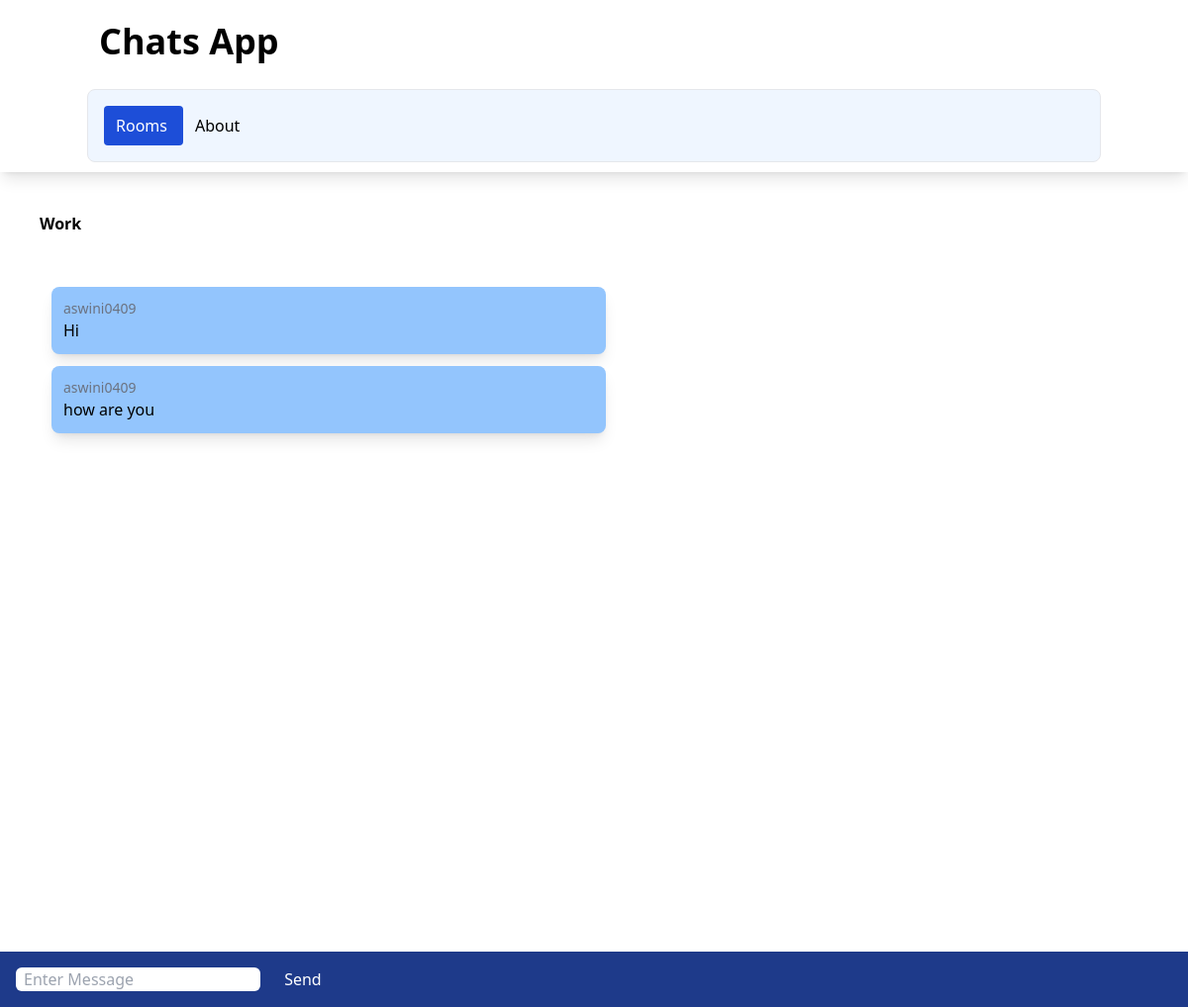
The page /rooms/work/ on the database as committed earlier.
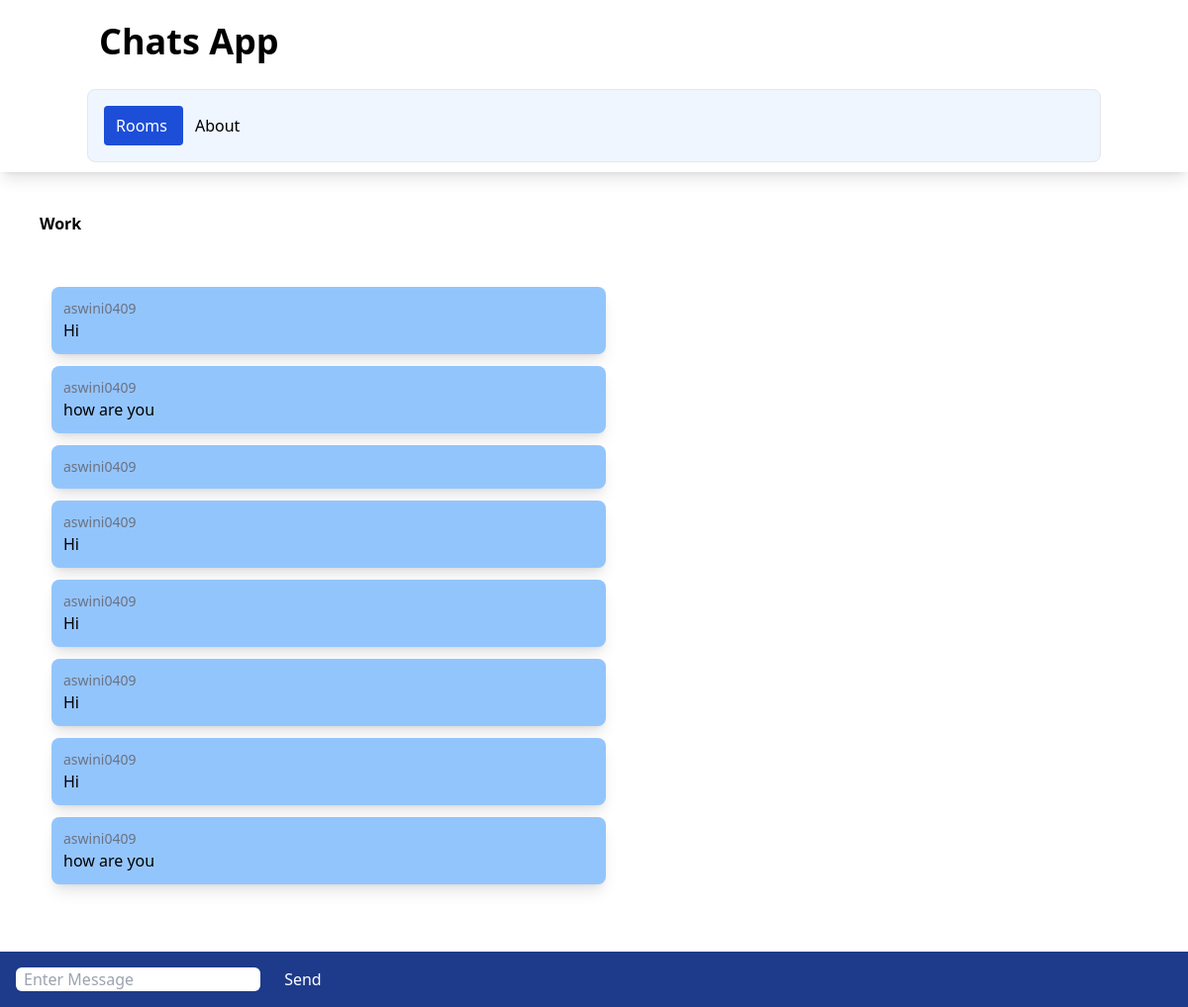
The same page on the database as committed later.
### chatapp/models.py (models this page shows)
class ChatRoom(models.Model):
    name = models.CharField(max_length=100)
    slug = models.SlugField(unique=True)

class ChatMessage(models.Model):
    user = models.ForeignKey(User , on_delete=models.CASCADE)
    room = models.ForeignKey(ChatRoom ,on_delete=models.CASCADE)
    message_content = models.TextField()
    data = models.DateTimeField(auto_now=True)
    class Meta:
        ordering = ('data',)

### chatapp/views.py (the view)
# urls.py: path('<slug:slug>/',views.chatroom,name='chatroom'),
def chatroom(request,slug):
    chatroom = ChatRoom.objects.get(slug=slug)
    messages = ChatMessage.objects.filter(room=chatroom)[0:30]
    return render(request,'chatapp/room.html',{'chatroom':chatroom,'messages':messages})

### chatapp/templates/chatapp/room.html (shortened to what this page needs)
{% extends 'chatapp/base.html' %}
{% block body %}
<div class="m-10 font-bold">
{{ chatroom.name }}
</div>
<div class="message-container m-10 overflow-auto h-[700px]" id="message-container">
<div id="chatmessages">
    {% for message in messages %}
    <div class="message shadow-lg p-3 m-3 rounded-lg w-1/2 bg-blue-300">
        <div class="text-sm text-gray-500">
            {{ message.user.username }}
        </div>
            {{ message.message_content }}
    </div>
    {% endfor %}
</div>
</div>
<div class="form-container fixed inset-x-0 bottom-0 bg-blue-900 p-4">
<form method="post">
    <input class="rounded-md px-2"  id="message-input" type="text" name="message" placeholder="Enter Message">
    <button class="text-white ml-5" id="send-button" type="submit">Send</button>
</form>
</div>
{% endblock %}

### chatapp/templates/chatapp/base.html (shortened to what this page needs)
<!DOCTYPE html>
<html lang="en">
<head>
    <script src="https://cdn.tailwindcss.com"></script>
</head>
<body>
    <nav class="shadow-lg px-3 py-2.5">
        <div class="container flex flex-wrap justify-between mx-auto">
            <a class="flex items-center" href="">
                <span class="self-center text-4xl font-semibold">Chats App</span>
            </a>
            <div class="w-full block w-auto">
                <ul class="flex flex-row p-4 mt-4 border rounded-lg border-grau-100 bg-blue-50">
                    <li>
                        <a class="block py-2 pl-3 pr-4 rounded bg-blue-700 text-white" href="">Rooms</a>
                    </li>
                    <li>
                        <a class="block py-2 pl-3 pr-4 rounded " href="">About</a>
                    </li>
                </ul>
            </div>
        </div>
    </nav>
    {% block body %}
    {% endblock %}
</body>
</html>

Rows that differ between the two databases and show on the page:
added ChatMessage: user.username "aswini0409"
added ChatMessage: user.username "aswini0409", message_content "Hi"
added ChatMessage: user.username "aswini0409", message_content "Hi"
added ChatMessage: user.username "aswini0409", message_content "Hi"
added ChatMessage: user.username "aswini0409", message_content "Hi"
added ChatMessage: user.username "aswini0409", message_content "how are you"
